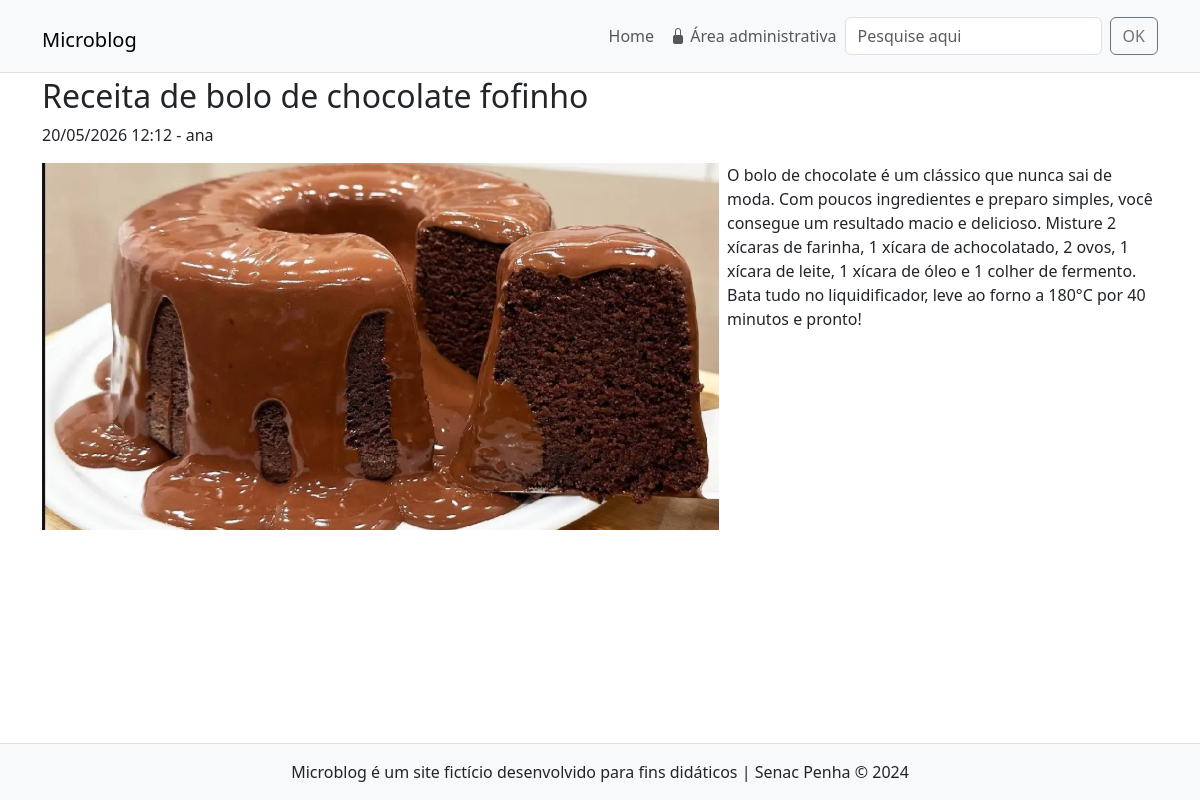
Screenshot of /noticia.php?id=4 with the database file from the repository.
### tables this page shows
CREATE TABLE `noticias` (
  `id` int(11) NOT NULL,
  `data` datetime NOT NULL DEFAULT current_timestamp(),
  `titulo` varchar(150) NOT NULL,
  `texto` text NOT NULL,
  `resumo` text NOT NULL,
  `imagem` varchar(45) NOT NULL,
  `usuario_id` int(11) NOT NULL
);

CREATE TABLE `usuarios` (
  `id` int(11) NOT NULL,
  `nome` varchar(45) NOT NULL,
  `email` varchar(45) NOT NULL,
  `senha` varchar(255) NOT NULL,
  `tipo` enum('admin','editor') NOT NULL
);

### includes/funcoes-noticias.php (called while the page is built, shortened)
<?php
function  lerNoticiaCompleta($conexao, $idNoticia)
{
    $sql = "SELECT
       noticias.id,
        noticias.titulo,
         noticias.data,
         noticias.imagem,
         noticias.texto,
           usuarios.nome
FROM noticias JOIN usuarios
ON noticias.usuario_id = usuarios.id
WHERE noticias.id = $idNoticia
";
$resultado = executarQuery($conexao,$sql);
return mysqli_fetch_assoc($resultado);
}
function executarQuery($conexao, $sql)
{
    $consulta = mysqli_query($conexao, $sql) or die(mysqli_error($conexao));
    return $consulta;
}
function formataData($data)
{
    return date("d/m/Y H:i", strtotime($data));
}

### noticia.php (the view)
<?php
require "includes/cabecalho.php";
require "includes/funcoes-noticias.php";
$idNoticia = $_GET['id'];
$dadosDaNoticia = lerNoticiaCompleta($conexao, $idNoticia);
?>
<div class="row my-1 mx-md-n1">
    <article class="col-12">
        <h2><?= $dadosDaNoticia['titulo'] ?> </h2>
        <p class="font-weight-light">
            <time><?= formataData($dadosDaNoticia['data']) ?></time> - <span><?= $dadosDaNoticia['nome'] ?></span>
        </p>
        <img src="imagens/<?=$dadosDaNoticia['imagem'] ?>" alt="" class="float-start pe-2 img-fluid">
        <p class="ajusta-texto" ><?= $dadosDaNoticia['texto'] ?></p>
    </article>
</div>
<?php
require "includes/rodape.php";
?>

### css/style.css (style rules this page uses)
.ajusta-texto { white-space: pre-wrap; }

### rows the page displays
noticias: titulo "Receita de bolo de chocolate fofinho", data "20/05/2026 12:12", usuario.nome "ana", imagem (picture), texto "O bolo de chocolate é um clássico que nunca sai de moda. Com poucos ingredientes e preparo simples, você consegue um resultado macio e delicioso. Misture 2 xícaras de farinha, 1 xícara de achocolatado, 2 ovos, 1 xícara de leite, 1 xícara de óleo e 1 colher de fermento. Bata tudo no liquidificador, leve ao forno a 180°C por 40 minutos e pronto!"
